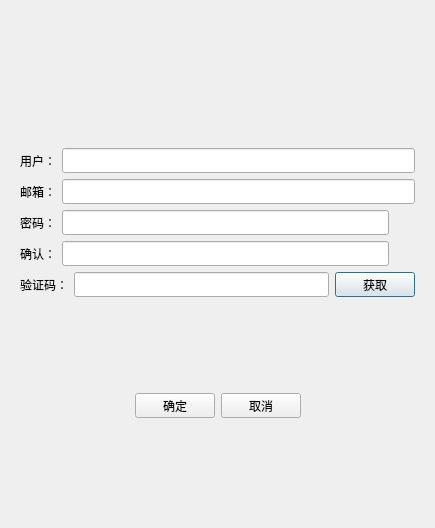
<?xml version="1.0" encoding="UTF-8"?>
<ui version="4.0">
 <class>RegisterDialog</class>
 <widget class="QDialog" name="RegisterDialog">
  <property name="geometry">
   <rect>
    <x>0</x>
    <y>0</y>
    <width>435</width>
    <height>528</height>
   </rect>
  </property>
  <property name="windowTitle">
   <string>Dialog</string>
  </property>
  <layout class="QVBoxLayout" name="verticalLayout">
   <item>
    <layout class="QVBoxLayout" name="verticalLayout_2">
     <item>
      <widget class="QStackedWidget" name="stackedWidget">
       <property name="currentIndex">
        <number>0</number>
       </property>
       <widget class="QWidget" name="page">
        <layout class="QVBoxLayout" name="verticalLayout_3">
         <item>
          <spacer name="verticalSpacer">
           <property name="orientation">
            <enum>Qt::Orientation::Vertical</enum>
           </property>
           <property name="sizeType">
            <enum>QSizePolicy::Policy::Expanding</enum>
           </property>
           <property name="sizeHint" stdset="0">
            <size>
             <width>20</width>
             <height>20</height>
            </size>
           </property>
          </spacer>
         </item>
         <item>
          <widget class="QWidget" name="widget" native="true">
           <layout class="QVBoxLayout" name="verticalLayout_4">
            <item>
             <widget class="QLabel" name="errTip">
              <property name="text">
               <string/>
              </property>
              <property name="alignment">
               <set>Qt::AlignmentFlag::AlignCenter</set>
              </property>
             </widget>
            </item>
           </layout>
          </widget>
         </item>
         <item>
          <layout class="QHBoxLayout" name="horizontalLayout">
           <item>
            <widget class="QLabel" name="userLabel">
             <property name="minimumSize">
              <size>
               <width>0</width>
               <height>25</height>
              </size>
             </property>
             <property name="maximumSize">
              <size>
               <width>16777215</width>
               <height>25</height>
              </size>
             </property>
             <property name="text">
              <string>用户：</string>
             </property>
            </widget>
           </item>
           <item>
            <widget class="QLineEdit" name="userEdit">
             <property name="minimumSize">
              <size>
               <width>0</width>
               <height>25</height>
              </size>
             </property>
             <property name="maximumSize">
              <size>
               <width>16777215</width>
               <height>25</height>
              </size>
             </property>
            </widget>
           </item>
          </layout>
         </item>
         <item>
          <layout class="QHBoxLayout" name="horizontalLayout_3">
           <item>
            <widget class="QLabel" name="emailLabel">
             <property name="minimumSize">
              <size>
               <width>0</width>
               <height>25</height>
              </size>
             </property>
             <property name="maximumSize">
              <size>
               <width>16777215</width>
               <height>25</height>
              </size>
             </property>
             <property name="text">
              <string>邮箱：</string>
             </property>
            </widget>
           </item>
           <item>
            <widget class="QLineEdit" name="emailEdit">
             <property name="minimumSize">
              <size>
               <width>0</width>
               <height>25</height>
              </size>
             </property>
             <property name="maximumSize">
              <size>
               <width>16777215</width>
               <height>25</height>
              </size>
             </property>
            </widget>
           </item>
          </layout>
         </item>
         <item>
          <layout class="QHBoxLayout" name="horizontalLayout_4">
           <item>
            <widget class="QLabel" name="pwdLabel">
             <property name="minimumSize">
              <size>
               <width>0</width>
               <height>25</height>
              </size>
             </property>
             <property name="maximumSize">
              <size>
               <width>16777215</width>
               <height>25</height>
              </size>
             </property>
             <property name="text">
              <string>密码：</string>
             </property>
            </widget>
           </item>
           <item>
            <widget class="QLineEdit" name="pwdEdit">
             <property name="minimumSize">
              <size>
               <width>0</width>
               <height>25</height>
              </size>
             </property>
             <property name="maximumSize">
              <size>
               <width>16777215</width>
               <height>25</height>
              </size>
             </property>
            </widget>
           </item>
           <item>
            <widget class="ClickedLabel" name="pwdVisbleLabel">
             <property name="minimumSize">
              <size>
               <width>20</width>
               <height>20</height>
              </size>
             </property>
             <property name="maximumSize">
              <size>
               <width>20</width>
               <height>20</height>
              </size>
             </property>
             <property name="text">
              <string/>
             </property>
            </widget>
           </item>
          </layout>
         </item>
         <item>
          <layout class="QHBoxLayout" name="horizontalLayout_8">
           <property name="leftMargin">
            <number>0</number>
           </property>
           <property name="topMargin">
            <number>0</number>
           </property>
           <property name="rightMargin">
            <number>0</number>
           </property>
           <property name="bottomMargin">
            <number>0</number>
           </property>
           <item>
            <widget class="QLabel" name="confirmLabel">
             <property name="minimumSize">
              <size>
               <width>0</width>
               <height>25</height>
              </size>
             </property>
             <property name="maximumSize">
              <size>
               <width>16777215</width>
               <height>25</height>
              </size>
             </property>
             <property name="text">
              <string>确认：</string>
             </property>
            </widget>
           </item>
           <item>
            <widget class="QLineEdit" name="confirmEdit">
             <property name="minimumSize">
              <size>
               <width>0</width>
               <height>25</height>
              </size>
             </property>
             <property name="maximumSize">
              <size>
               <width>16777215</width>
               <height>25</height>
              </size>
             </property>
            </widget>
           </item>
           <item>
            <widget class="ClickedLabel" name="confirmVisbleLabel">
             <property name="minimumSize">
              <size>
               <width>20</width>
               <height>20</height>
              </size>
             </property>
             <property name="maximumSize">
              <size>
               <width>20</width>
               <height>20</height>
              </size>
             </property>
             <property name="text">
              <string/>
             </property>
            </widget>
           </item>
          </layout>
         </item>
         <item>
          <layout class="QHBoxLayout" name="horizontalLayout_6">
           <item>
            <widget class="QLabel" name="varifyCodeLabel">
             <property name="minimumSize">
              <size>
               <width>0</width>
               <height>25</height>
              </size>
             </property>
             <property name="maximumSize">
              <size>
               <width>16777215</width>
               <height>25</height>
              </size>
             </property>
             <property name="text">
              <string>验证码：</string>
             </property>
            </widget>
           </item>
           <item>
            <widget class="QLineEdit" name="varifyCodeEdit">
             <property name="minimumSize">
              <size>
               <width>0</width>
               <height>25</height>
              </size>
             </property>
             <property name="maximumSize">
              <size>
               <width>16777215</width>
               <height>25</height>
              </size>
             </property>
            </widget>
           </item>
           <item>
            <widget class="TimerBtn" name="getCode">
             <property name="minimumSize">
              <size>
               <width>0</width>
               <height>25</height>
              </size>
             </property>
             <property name="maximumSize">
              <size>
               <width>16777215</width>
               <height>25</height>
              </size>
             </property>
             <property name="text">
              <string>获取</string>
             </property>
            </widget>
           </item>
          </layout>
         </item>
         <item>
          <spacer name="verticalSpacer_3">
           <property name="orientation">
            <enum>Qt::Orientation::Vertical</enum>
           </property>
           <property name="sizeType">
            <enum>QSizePolicy::Policy::Expanding</enum>
           </property>
           <property name="sizeHint" stdset="0">
            <size>
             <width>20</width>
             <height>20</height>
            </size>
           </property>
          </spacer>
         </item>
         <item>
          <layout class="QHBoxLayout" name="horizontalLayout_7">
           <item>
            <spacer name="horizontalSpacer">
             <property name="orientation">
              <enum>Qt::Orientation::Horizontal</enum>
             </property>
             <property name="sizeHint" stdset="0">
              <size>
               <width>40</width>
               <height>20</height>
              </size>
             </property>
            </spacer>
           </item>
           <item>
            <widget class="QPushButton" name="confirmBtn">
             <property name="minimumSize">
              <size>
               <width>0</width>
               <height>25</height>
              </size>
             </property>
             <property name="maximumSize">
              <size>
               <width>16777215</width>
               <height>25</height>
              </size>
             </property>
             <property name="text">
              <string>确定</string>
             </property>
            </widget>
           </item>
           <item>
            <widget class="QPushButton" name="cancelBtn">
             <property name="minimumSize">
              <size>
               <width>0</width>
               <height>25</height>
              </size>
             </property>
             <property name="maximumSize">
              <size>
               <width>16777215</width>
               <height>25</height>
              </size>
             </property>
             <property name="text">
              <string>取消</string>
             </property>
            </widget>
           </item>
           <item>
            <spacer name="horizontalSpacer_2">
             <property name="orientation">
              <enum>Qt::Orientation::Horizontal</enum>
             </property>
             <property name="sizeHint" stdset="0">
              <size>
               <width>40</width>
               <height>20</height>
              </size>
             </property>
            </spacer>
           </item>
          </layout>
         </item>
         <item>
          <spacer name="verticalSpacer_2">
           <property name="orientation">
            <enum>Qt::Orientation::Vertical</enum>
           </property>
           <property name="sizeType">
            <enum>QSizePolicy::Policy::Expanding</enum>
           </property>
           <property name="sizeHint" stdset="0">
            <size>
             <width>20</width>
             <height>20</height>
            </size>
           </property>
          </spacer>
         </item>
        </layout>
       </widget>
       <widget class="QWidget" name="page_2">
        <layout class="QVBoxLayout" name="verticalLayout_5">
         <item>
          <spacer name="verticalSpacer_4">
           <property name="orientation">
            <enum>Qt::Orientation::Vertical</enum>
           </property>
           <property name="sizeHint" stdset="0">
            <size>
             <width>20</width>
             <height>40</height>
            </size>
           </property>
          </spacer>
         </item>
         <item>
          <widget class="QLabel" name="tipLabel">
           <property name="text">
            <string>注册成功，5s后返回登陆</string>
           </property>
           <property name="alignment">
            <set>Qt::AlignmentFlag::AlignCenter</set>
           </property>
          </widget>
         </item>
         <item>
          <widget class="QLabel" name="label_3">
           <property name="text">
            <string>可点击返回按钮直接返回登陆界面</string>
           </property>
           <property name="alignment">
            <set>Qt::AlignmentFlag::AlignCenter</set>
           </property>
          </widget>
         </item>
         <item>
          <spacer name="verticalSpacer_5">
           <property name="orientation">
            <enum>Qt::Orientation::Vertical</enum>
           </property>
           <property name="sizeHint" stdset="0">
            <size>
             <width>20</width>
             <height>40</height>
            </size>
           </property>
          </spacer>
         </item>
         <item>
          <layout class="QHBoxLayout" name="horizontalLayout_2">
           <property name="leftMargin">
            <number>0</number>
           </property>
           <property name="topMargin">
            <number>0</number>
           </property>
           <property name="rightMargin">
            <number>0</number>
           </property>
           <property name="bottomMargin">
            <number>0</number>
           </property>
           <item>
            <spacer name="horizontalSpacer_3">
             <property name="orientation">
              <enum>Qt::Orientation::Horizontal</enum>
             </property>
             <property name="sizeHint" stdset="0">
              <size>
               <width>40</width>
               <height>20</height>
              </size>
             </property>
            </spacer>
           </item>
           <item>
            <widget class="QPushButton" name="pushButton">
             <property name="minimumSize">
              <size>
               <width>0</width>
               <height>0</height>
              </size>
             </property>
             <property name="maximumSize">
              <size>
               <width>16777215</width>
               <height>16777215</height>
              </size>
             </property>
             <property name="text">
              <string>返回登录</string>
             </property>
            </widget>
           </item>
           <item>
            <spacer name="horizontalSpacer_4">
             <property name="orientation">
              <enum>Qt::Orientation::Horizontal</enum>
             </property>
             <property name="sizeHint" stdset="0">
              <size>
               <width>40</width>
               <height>20</height>
              </size>
             </property>
            </spacer>
           </item>
          </layout>
         </item>
         <item>
          <spacer name="verticalSpacer_6">
           <property name="orientation">
            <enum>Qt::Orientation::Vertical</enum>
           </property>
           <property name="sizeHint" stdset="0">
            <size>
             <width>20</width>
             <height>40</height>
            </size>
           </property>
          </spacer>
         </item>
        </layout>
       </widget>
      </widget>
     </item>
    </layout>
   </item>
  </layout>
 </widget>
 <customwidgets>
  <customwidget>
   <class>ClickedLabel</class>
   <extends>QLabel</extends>
   <header>clickedlabel.h</header>
  </customwidget>
  <customwidget>
   <class>TimerBtn</class>
   <extends>QPushButton</extends>
   <header>timerbtn.h</header>
  </customwidget>
 </customwidgets>
 <resources/>
 <connections/>
</ui>
